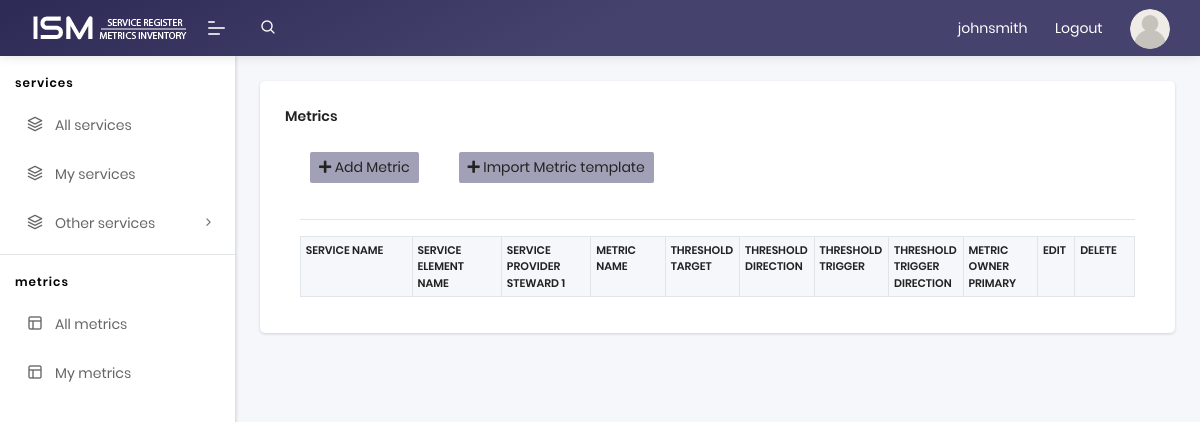
The page /metrics/johnsmith (signed in) on the database as committed earlier.
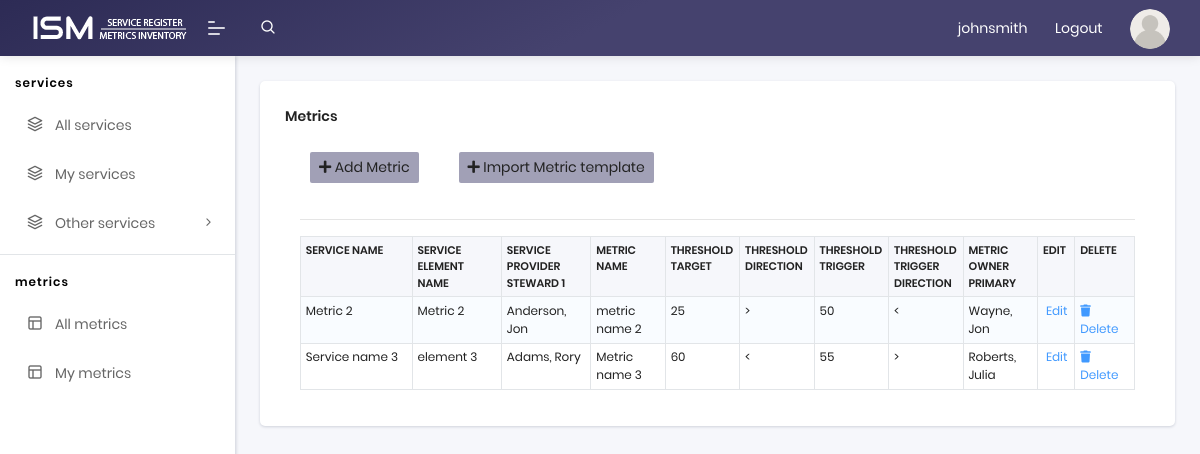
The same page on the database as committed later.
### app/models.py (models this page shows, shortened)
class Metric(db.Model):
    id = db.Column(db.Integer, primary_key=True)
    service_name = db.Column(db.String(120), index=True)
    service_element_name = db.Column(db.String(120), index=True)
    service_level_detail = db.Column(db.Text,index=False)
    target = db.Column(db.Integer, index=True)
    service_provider_steward_1 = db.Column(db.String(120), index=True)
    metric_name = db.Column(db.String(120), index=True)
    metric_description = db.Column(db.Text,index=False )
    metric_rationale = db.Column(db.Text, index=False)
    metric_value_display_format = db.Column(db.String(120), index=False)
    threshold_target = db.Column(db.Integer, index=False)
    threshold_target_rationale = db.Column(db.String(500), index=False)
    threshold_target_direction = db.Column(db.String(10), index=False)
    threshold_trigger = db.Column(db.Integer, index=False)
    threshold_trigger_rationale = db.Column(db.String(500), index=False)
    threshold_trigger_direction = db.Column(db.String(10), index=False)
    data_source = db.Column(db.String(120), index=True)
    data_update_frequency = db.Column(db.String(120), index=True)
    metric_owner_primary = db.Column(db.String(120), index=True)
    vantage_control_id = db.Column(db.String(120), index=True)
    user_id = db.Column(db.Integer, db.ForeignKey('user.id'))

### app/routes.py (the view)
@app.route('/metrics/<username>', methods=['GET', 'POST'])
@login_required
def own_metrics(username):
    metrics = current_user.my_metrics()
    return render_template('my_metrics.html',
                            metrics=metrics, title="Metrics")

### app/models.py (called while the page is built)
@login.user_loader
def load_user(id):
    return User.query.get(int(id))

    def my_metrics(self):
        own = Metric.query.filter_by(user_id=self.id)
        return own

### app/routes.py (called while the page is built)
@app.before_request
def before_request():
    if current_user.is_authenticated:
        current_user.last_seen = datetime.utcnow()
        db.session.commit()

### app/templates/my_metrics.html (shortened to what the changed rows need)
{% extends "base.html" %}
{% import 'bootstrap/wtf.html' as wtf %}
{% block app_content %}
<div class="pcoded-main-container pt-10">
    <div class="pcoded-content">
        <div class="row">
            <div class="col-lg-12">
                <div class="card">
                    <div class="card-body">
                        <div class="col-md-12">
                            {% if metrics %}
                            <div class="center">
                                <table class="table table-striped table-bordered">
                                <thead>
                                    <tr>
                                    <th width="15%"> Service Name </th>
                                    <th width="12%"> Service Element Name </th>
                                    <th width="12%"> Service Provider Steward 1 </th>
                                    <th width="10%"> Metric Name </th>
                                    <th width="10%"> Threshold target </th>
                                    <th width="10%"> Threshold direction </th>
                                    <th width="10%"> Threshold trigger </th>
                                    <th width="10%"> Threshold trigger direction</th>
                                    <th width="10%"> Metric Owner Primary</th>
                                    <th width="5%"> Edit</th>
                                    <th width="8%"> Delete</th>
                                    </tr>
                                </thead>
                                <tbody>
                                {% for metric in metrics %}
                                    <tr>
                                    <td> {{ metric.service_name }} </td>
                                    <td> {{ metric.service_element_name }} </td>
                                    <td> {{ metric.service_provider_steward_1 }} </td>
                                    <td> {{ metric.metric_name }} </td>
                                    <td> {{ metric.threshold_target }} </td>
                                    <td> {{ metric.threshold_target_direction }} </td>
                                    <td> {{ metric.threshold_trigger }} </td>
                                    <td> {{ metric.threshold_trigger_direction }} </td>
                                    <td> {{ metric.metric_owner_primary }} </td>
                                    <td>
                                        <a href="{{ url_for('edit_metric', id=metric.id) }}">
                                         Edit
                                        </a>
                                    </td>
                                    <td>
                                        <a href="{{ url_for('delete_metric', id=metric.id) }}">
                                        <i class="fa fa-trash"></i> Delete
                                        </a>
                                    </td>
                                    </tr>
                                {% endfor %}
                                </tbody>
                                </table>
                            </div>
                            {% else %}
                            <div style="text-align: left">
                                <h3> No Metrics have been added. </h3>
                                <hr class="intro-divider">
                            {% endif %}
                </div>
            </div>
        </div>
    </div>
</div>
{% endblock %}

Rows that differ between the two databases and show on the page:
added Metric: service_name "Metric 2", service_element_name "Metric 2", service_provider_steward_1 "Anderson, Jon", metric_name "metric name 2", threshold_target "25", threshold_target_direction ">", threshold_trigger "50", threshold_trigger_direction "<", metric_owner_primary "Wayne, Jon"
added Metric: service_name "Service name 3", service_element_name "element 3", service_provider_steward_1 "Adams, Rory", metric_name "Metric name 3", threshold_target "60", threshold_target_direction "<", threshold_trigger "55", threshold_trigger_direction ">", metric_owner_primary "Roberts, Julia"
